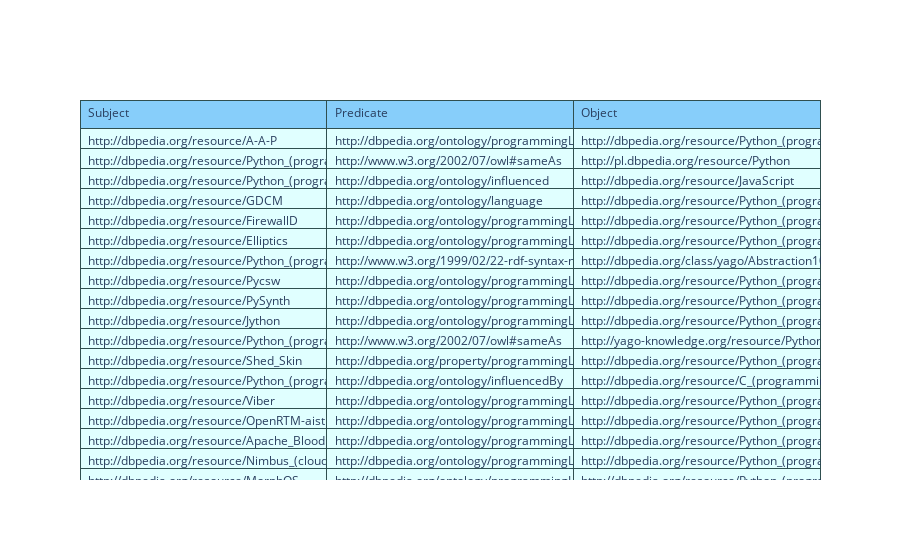

Notebook cell for this chart:
### Code cell
#Loading data from DBPEDIA with RDFLIB

import rdflib
import plotly.graph_objects as go

g = rdflib.Graph()
g.load("http://dbpedia.org/resource/Python_(programming_language)")
# g.load("/Users/wangra/Downloads/python.rdf") # Serialized as RDF format
# g.load("http://dbpedia.org/page/The_Unicorn") :( does not work
 
subjects = []
predicates = []
objects = []

for s, p, o in g:

    subjects.append(s)
    predicates.append(p)
    objects.append(o)

fig = go.Figure(data=[go.Table(header=dict(values=['Subject', 'Predicate', 'Object'], 
    line_color='darkslategray',
    fill_color='lightskyblue',
    align='left'),
    cells=dict(values=[subjects, predicates, objects], 
    line_color='darkslategray',
    fill_color='lightcyan',
    align='left')) ])

fig.show()

### Figure 1 — Plotly figure (JSON) as saved in the notebook; plotly's stock layout.template omitted (floating-point values rounded to 4 significant figures; data arrays with more than 128 entries replaced by an {"elided": "..."} marker saying what was removed)
{"data": [{"cells": {"align": "left", "fill": {"color": "lightcyan"}, "line": {"color": "darkslategray"}, "values": {"elided": "3x801 str values"}}, "header": {"align": "left", "fill": {"color": "lightskyblue"}, "line": {"color": "darkslategray"}, "values": ["Subject", "Predicate", "Object"]}, "type": "table"}], "layout": {}}
